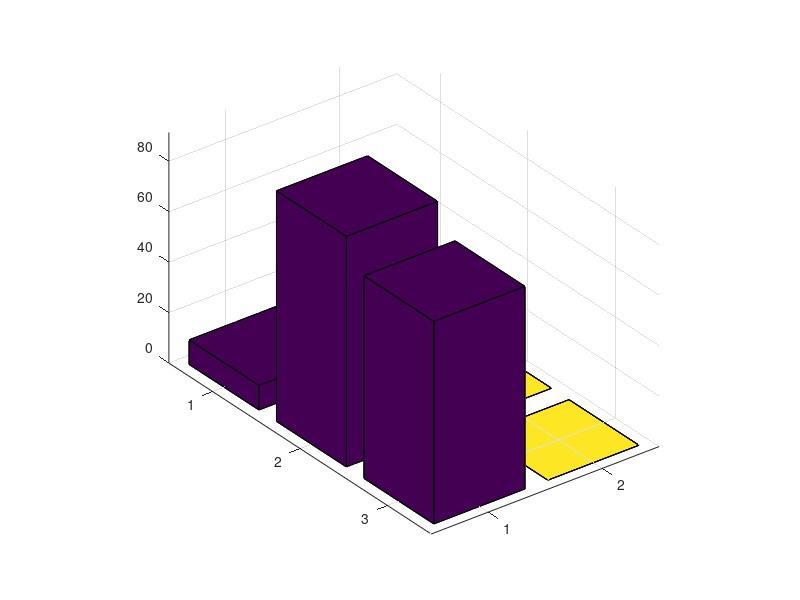

Here is the MATLAB script that generated this plot: (Note: this script raises an error after producing the figure.)
% Data
specimens = {'Aluminium', 'Nylon', 'Aerylie'}; % Specimen names
area_under_notch = [9.734, 91.4112, 80.29]; % Area under the notch (mm²)
notch_impact_strength = [0.457, 0.0164, 0.006]; % Notch impact strength (Nm/mm²)

% Create grouped data
data = [area_under_notch; notch_impact_strength]';

% Create a figure
figure;

% Create a 3D grouped bar chart
bar_handle = bar3(data);

% Customizing bar colors
bar_handle(1).FaceColor = [0 0.447 0.741];  % Blue for Area Under The Notch
bar_handle(2).FaceColor = [0.85 0.325 0.098]; % Red for Notch Impact Strength

% Labels and Title
xlabel('Types of Specimen', 'FontWeight', 'bold');
ylabel('Metrics', 'FontWeight', 'bold');
zlabel('Value', 'FontWeight', 'bold');
title('Comparison of Notch Impact Strength and Area Under The Notch', 'FontWeight', 'bold');

% Adjust X-axis labels
xticks(1:length(specimens));
xticklabels(specimens);
yticks([1, 2]);
yticklabels({'Area Under The Notch (mm²)', 'Notch Impact Strength (Nm/mm²)'});

% Adjusting View
grid on;
view([-30, 30]); % Adjust angle to match your image

% Add a legend
legend({'Area Under The Notch (mm²)', 'Notch Impact Strength (Nm/mm²)'}, 'Location', 'NorthEast');

% Improve Readability
set(gca, 'FontSize',6);
